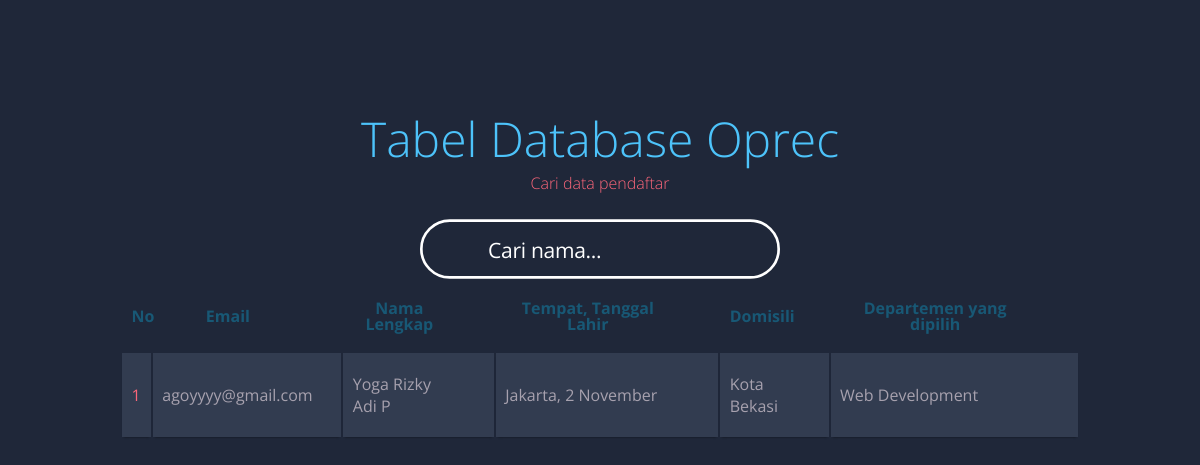
Page /index.php?cari=Yoga Rizky Adi P on the committed database.
### tables this page shows
CREATE TABLE `reqruitment` (
  `email` varchar(30) NOT NULL,
  `nama_lengkap` varchar(30) NOT NULL,
  `ttl` varchar(20) NOT NULL,
  `domisili` text NOT NULL,
  `no_wa` int(16) NOT NULL,
  `status` varchar(20) NOT NULL,
  `asal` varchar(20) NOT NULL,
  `departemen` varchar(25) NOT NULL,
  `alasan` varchar(300) NOT NULL
);

### index.php (the view, shortened to what this page needs)
<!DOCTYPE html>
<html lang="en">
<head>
  <link href="https://maxcdn.icons8.com/fonts/line-awesome/1.1/css/line-awesome-font-awesome.min.css" rel="stylesheet">
</head>
<body>
<?php
include "koneksi.php";
$query = "SELECT `email`, `nama_lengkap`, `ttl`, `domisili`, `no_wa`, `status`, `asal`, `departemen`, `alasan` FROM `reqruitment` WHERE 1";
$data = mysqli_query($koneksi, $query);
echo "<div class='searchcontainer'>";
echo "<h1>Tabel Database Oprec</h1>";
echo "<h2>Cari data pendaftar</h2>";
echo "<div class='search-box'>";
echo "<div class='search-icon'><i class='fa fa-search search-icon'></i></div>";
echo "<form action='' class='search-form' method='GET'>";
echo "<input type='text' name='cari' placeholder='Cari nama...' id='search' autocomplete='off'>";
echo "</form>";
echo "</div>";
echo "</div>";
if (isset($_GET['cari'])) {
    $cari = $_GET['cari'];
    $query = "SELECT * FROM reqruitment WHERE nama_lengkap LIKE '%$cari%'";
    $data = mysqli_query($koneksi, $query);
}
if (mysqli_num_rows($data) > 0) {
    echo "<table class='container'>";
    echo "<thead>";
    echo "<tr>";
    echo "<th><h1>No</h1></th>";
    echo "<th><h1>Email</h1></th>";
    echo "<th><h1>Nama Lengkap</h1></th>";
    echo "<th><h1>Tempat, Tanggal Lahir</h1></th>";
    echo "<th><h1>Domisili</h1></th>";
    echo "<th><h1>Departemen yang dipilih</h1></th>";
    echo "</tr>";
    echo "</thead>";
    $i = 1;
    while ($row = mysqli_fetch_assoc($data)) {
    echo "<tbody>";
    echo "<tr>";
    echo "<td>$i</td>";
    echo "<td>{$row['email']}</td>";
    echo "<td>{$row['nama_lengkap']}</td>";
    echo "<td>{$row['ttl']}</td>";
    echo "<td>{$row['domisili']}</td>";
    echo "<td>{$row['departemen']}</td>";
    echo "</tr>";
    echo "</tbody>";
    $i++;
    }
    echo "</table>";
} else {
    echo "Data tidak ditemukan";
}
?>
</body>
</html>

### index.php (style rules this page uses)
body { font-family: 'Open Sans', sans-serif; font-weight: 300; line-height: 1.42em; color:#A7A1AE; background-color:#1F2739; }
h1 { font-size:3em; font-weight: 300; line-height:1em; text-align: center; color: #4DC3FA; }
h2 { font-size:1em; font-weight: 300; text-align: center; display: block; line-height:2.5em; padding-bottom: 1em; color: #FB667A; }
.container th h1 { font-weight: bold; font-size: 1em; text-align: center; color: #185875; }
.container td { font-weight: normal; font-size: 1em; -webkit-box-shadow: 0 2px 2px -2px #0E1119; -moz-box-shadow: 0 2px 2px -2px #0E1119; box-shadow: 0 2px 2px -2px #0E1119; }
.container { text-align: left; overflow: hidden; width: 80%; margin: 0 auto; display: table; padding: 0 0 8em 0; }
.container td, .container th { padding-bottom: 2%; padding-top: 2%; padding-left:1%; padding-right: 5%; }
.container tr:nth-child(odd) { background-color: #323C50; }
.container th { background-color: #1F2739; }
.container td:first-child { color: #FB667A; }
*, *:before, *:after { -webkit-tap-highlight-color: transparent; -webkit-tap-highlight-color: rgba(0,0,0,0); user-select: none; -webkit-user-select: none; -khtml-user-select: none; -moz-user-select: none; -ms-user-select: none; -o-user-select: none; box-sizing: border-box; -webkit-box-sizing: border-box; padding: 0; margin: 0; }
.searchcontainer { position: relative; margin: calc(75px + 2vh + 2vw) auto 0 auto; padding: 0; width: 100%; max-width: 840px; }
.search-box { position: relative; width: 100%; max-width: 360px; height: 60px; border-radius: 120px; margin: 0 auto; }
.search-icon, .go-icon { position: absolute; top: 0; height: 60px; width: 86px; line-height: 61px; text-align: center; }
.search-icon { left: 0; pointer-events: none; font-size: 1.22em; will-change: transform; transform: rotate(-45deg); -webkit-transform: rotate(-45deg); -moz-transform: rotate(-45deg); -o-transform: rotate(-45deg); transform-origin: center center; -webkit-transform-origin: center center; -moz-transform-origin: center center; -o-transform-origin: center center; transition: transform 400ms 220ms cubic-bezier(0.190, 1.000, 0.220, 1.000); -webkit-transition: transform 400ms 220ms cubic-bezier(0.190, 1.000, 0.220, 1.000); -moz-transition: transform 400ms 220ms cubic-bezier(0.190, 1.000, 0.220, 1.000); -o-transition: transform 400ms 220ms cubic-bezier(0.190, 1.000, 0.220, 1.000); }
.search-border { display: block; width: 100%; max-width: 360px; height: 60px; }
#search { font-family: 'Open Sans', sans-serif; position: absolute; top: 0; left: 0; width: 100%; height: 100%; border-radius: 120px; border: none; background: rgba(255,255,255,0); padding: 0 68px 0 68px; color: #FFFFFF; font-size: 1.32em; font-weight: 400; letter-spacing: -0.015em; outline: none; }

### rows in the picture
reqruitment: email "agoyyyy@gmail.com", nama_lengkap "Yoga Rizky Adi P", ttl "Jakarta, 2 November", domisili "Kota Bekasi", departemen "Web Development"
